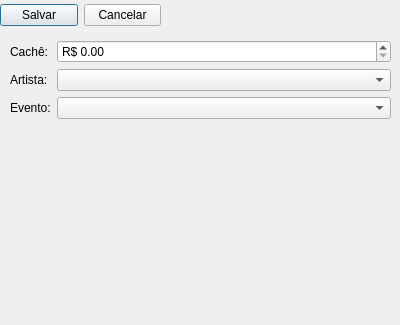
<?xml version="1.0" encoding="UTF-8"?>
<ui version="4.0">
 <class>Dialog</class>
 <widget class="QDialog" name="Dialog">
  <property name="geometry">
   <rect>
    <x>0</x>
    <y>0</y>
    <width>400</width>
    <height>325</height>
   </rect>
  </property>
  <property name="windowTitle">
   <string>Cadastro de Preço do Artista - Eventos</string>
  </property>
  <widget class="QWidget" name="horizontalLayoutWidget">
   <property name="geometry">
    <rect>
     <x>0</x>
     <y>0</y>
     <width>161</width>
     <height>31</height>
    </rect>
   </property>
   <layout class="QHBoxLayout" name="horizontalLayout">
    <item>
     <widget class="QPushButton" name="pushButtonSalvar">
      <property name="text">
       <string>Salvar</string>
      </property>
     </widget>
    </item>
    <item>
     <widget class="QPushButton" name="pushButtonCancelar">
      <property name="text">
       <string>Cancelar</string>
      </property>
     </widget>
    </item>
   </layout>
  </widget>
  <widget class="QWidget" name="formLayoutWidget">
   <property name="geometry">
    <rect>
     <x>10</x>
     <y>40</y>
     <width>381</width>
     <height>80</height>
    </rect>
   </property>
   <layout class="QFormLayout" name="formLayout">
    <item row="0" column="0">
     <widget class="QLabel" name="labelCache">
      <property name="text">
       <string>Cachê:</string>
      </property>
     </widget>
    </item>
    <item row="1" column="0">
     <widget class="QLabel" name="labelArtista">
      <property name="text">
       <string>Artista:</string>
      </property>
     </widget>
    </item>
    <item row="1" column="1">
     <widget class="QComboBox" name="comboBoxArtista"/>
    </item>
    <item row="2" column="0">
     <widget class="QLabel" name="labelEvento">
      <property name="text">
       <string>Evento:</string>
      </property>
     </widget>
    </item>
    <item row="2" column="1">
     <widget class="QComboBox" name="comboBoxEvento"/>
    </item>
    <item row="0" column="1">
     <widget class="QDoubleSpinBox" name="doubleSpinBoxCache">
      <property name="showGroupSeparator" stdset="0">
       <bool>false</bool>
      </property>
      <property name="prefix">
       <string>R$ </string>
      </property>
      <property name="suffix">
       <string/>
      </property>
      <property name="maximum">
       <double>1000000000000.000000000000000</double>
      </property>
      <property name="stepType">
       <enum>QAbstractSpinBox::DefaultStepType</enum>
      </property>
     </widget>
    </item>
   </layout>
  </widget>
 </widget>
 <tabstops>
  <tabstop>doubleSpinBoxCache</tabstop>
  <tabstop>comboBoxArtista</tabstop>
  <tabstop>comboBoxEvento</tabstop>
  <tabstop>pushButtonSalvar</tabstop>
  <tabstop>pushButtonCancelar</tabstop>
 </tabstops>
 <resources/>
 <connections/>
</ui>
